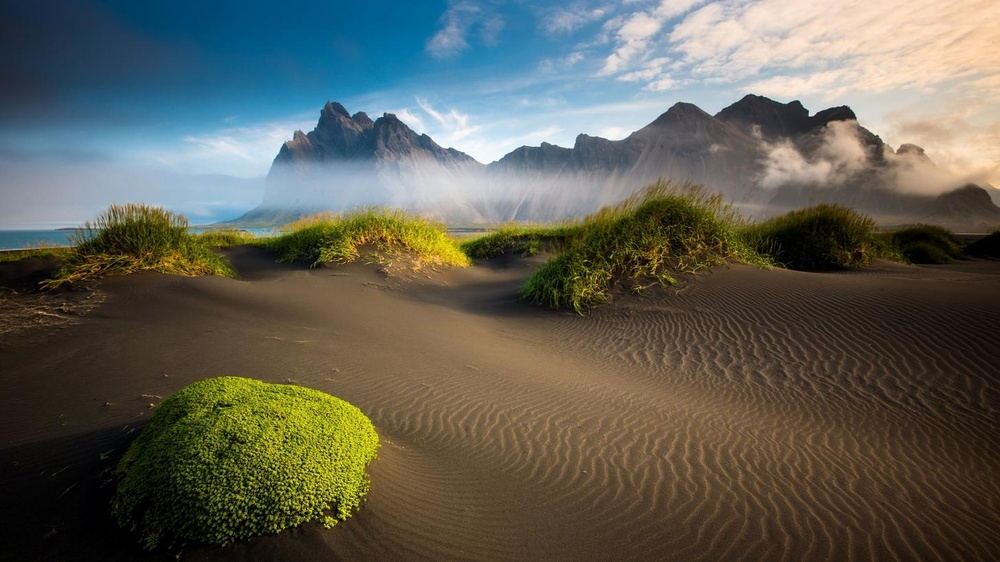
%> input picture UTS/haha.jpg, 1000 x 562 px, shrunk from 1456 x 819 before the run
$ octave uts.m   (GNU Octave 9; MATLAB toolbox functions it lacks are replaced by stand-ins)
%> lines starting %> are read from the running program, lines starting %| are printed output that depends on the picture; in (x1, y1, x2, y2) boxes, pixels count from 0 and x2, y2 are one past the last pixel; in counts of white or black regions, pixels touching at a corner belong together; the program's own positions count from 1
A=imread('haha.jpg');
%> A is the input picture: size 562x1000x3 uint8; mean R, G, B 95.5, 95.7, 84.7
set(gcf,'Position',get(0,'Screensize'));
gray=rgb2gray(A);
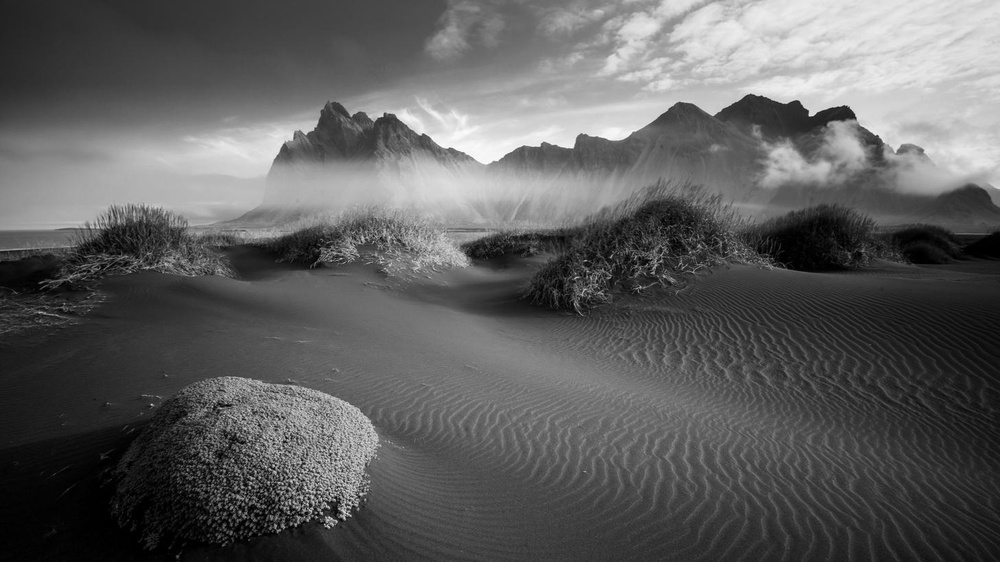
%> gray: size 562x1000 uint8; min 0, max 254, mean 94.4
thresh=graythresh(gray);
%> thresh = 0.463
B=im2bw(gray,thresh);
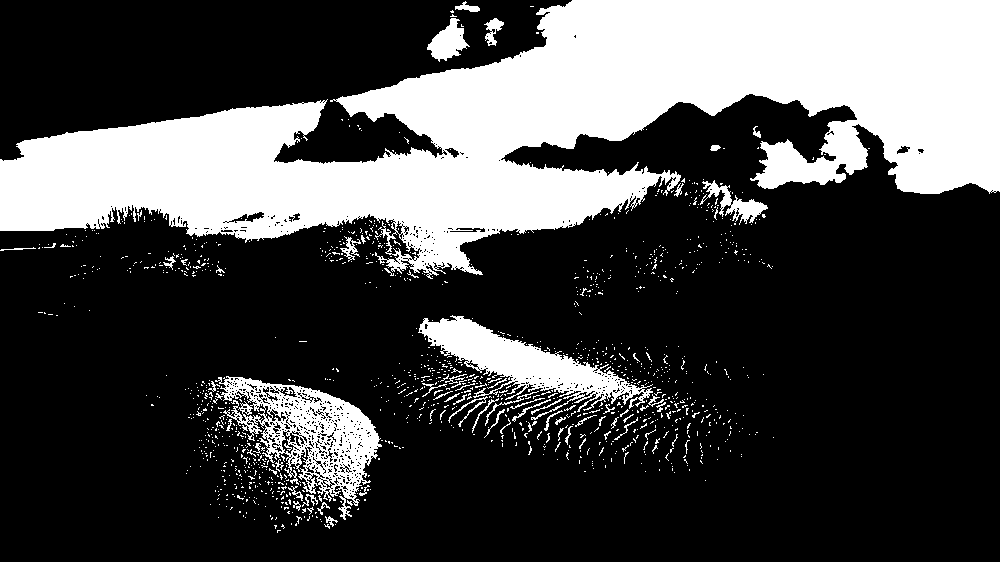
%> B: size 562x1000 logical; 28.5% white; 1269 white regions (1200 under 20 px), largest, box (x1, y1, x2, y2) and area: (0, 0, 1000, 279) 135066, (215, 376, 382, 520) 8644, (418, 315, 653, 420) 7660
C=A+100;
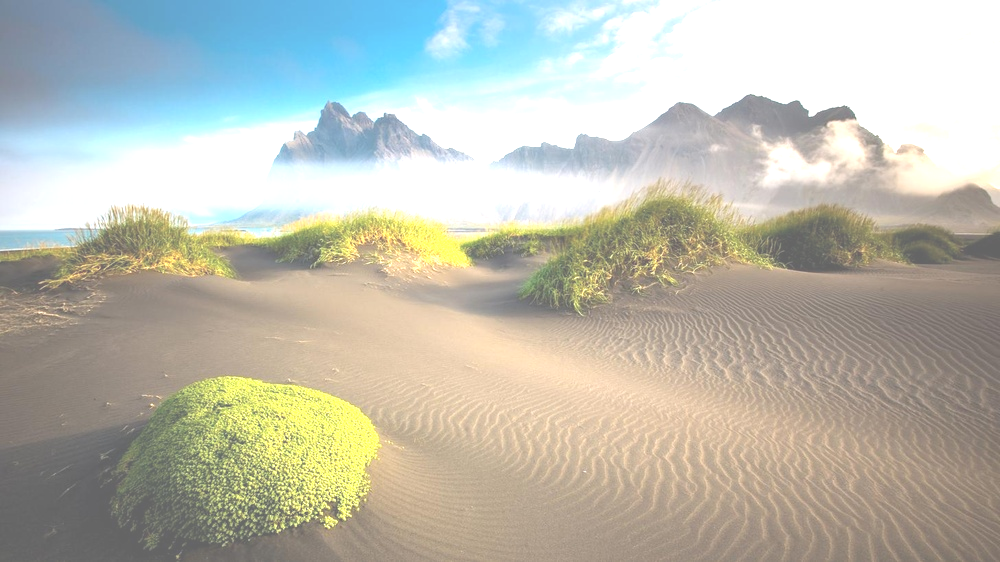
%> C: size 562x1000x3 uint8; mean R, G, B 187.3, 187.7, 175.6
D=0.3*A;
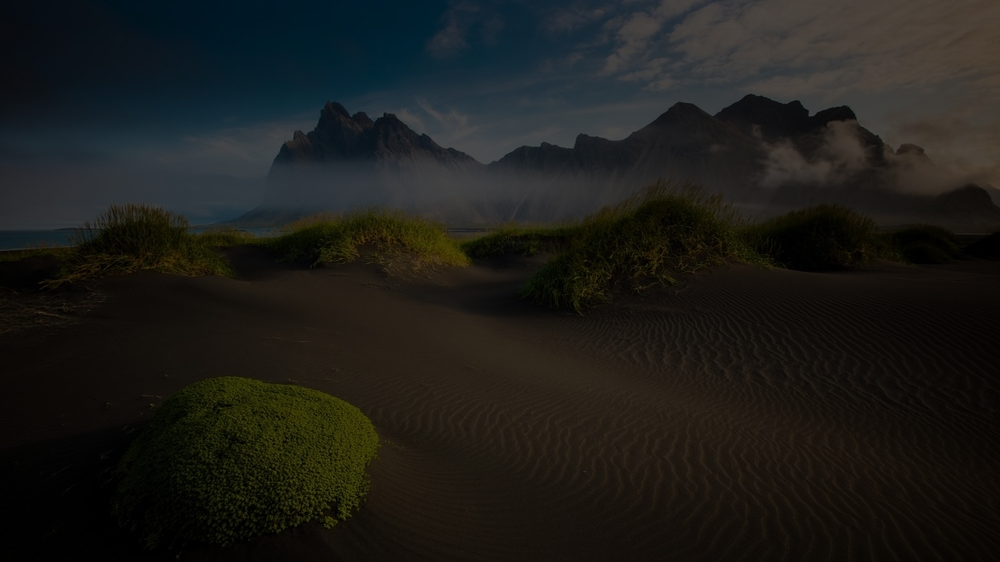
%> D: size 562x1000x3 uint8; mean R, G, B 28.7, 28.8, 25.4
E=rgb2gray(A);
G=rgb2gray(C);
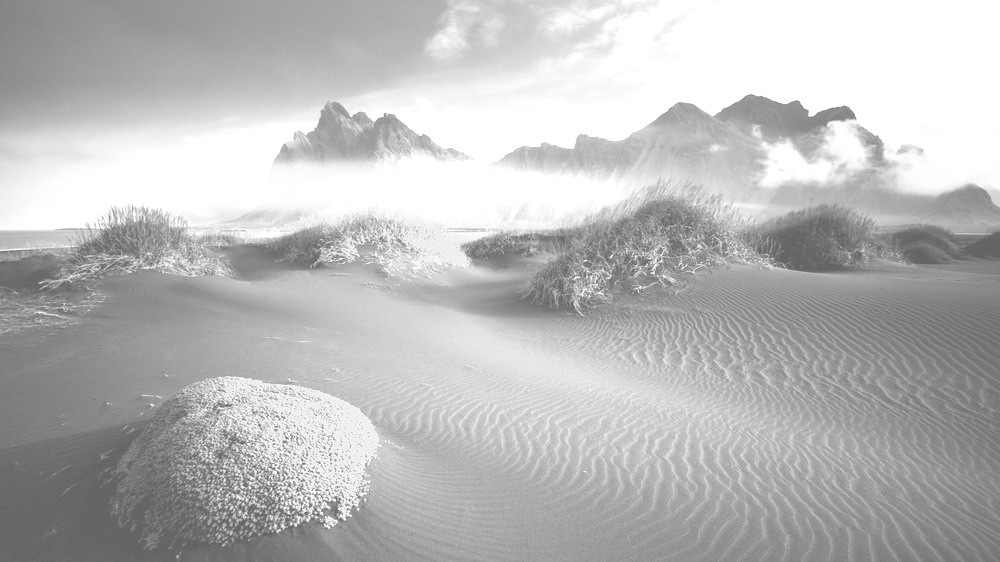
%> G: size 562x1000 uint8; min 100, max 255, mean 186.2

subplot(3,3,2);imshow(A);title('Citra Asli');
subplot(3,3,4);imshow(B);title('BINNER');
subplot(3,3,5);imshow(C);title('+100 Brightness');
subplot(3,3,6);imshow(D);title('LOW CONTRAST');
subplot(3,3,7);imhist(E);title('Histogram BINNER');
subplot(3,3,8);imhist(gray);title('Histogram Brightness');
subplot(3,3,9);imhist(G);title('Histogram Low Contras');
%> after `title('Histogram Low Contras')`:
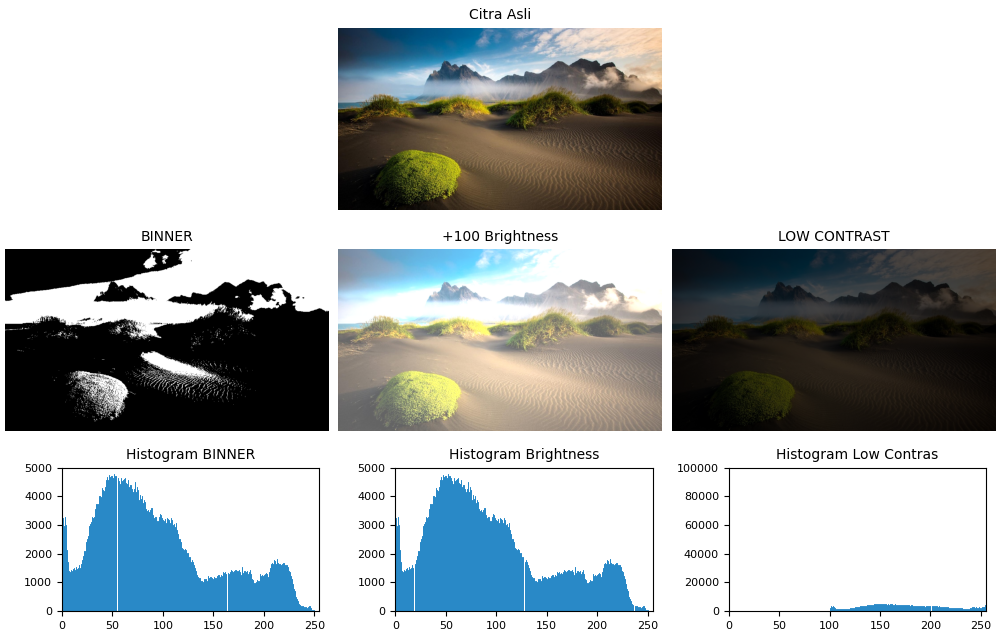
%> figure redrawn from the program's plot data, 7 panels
